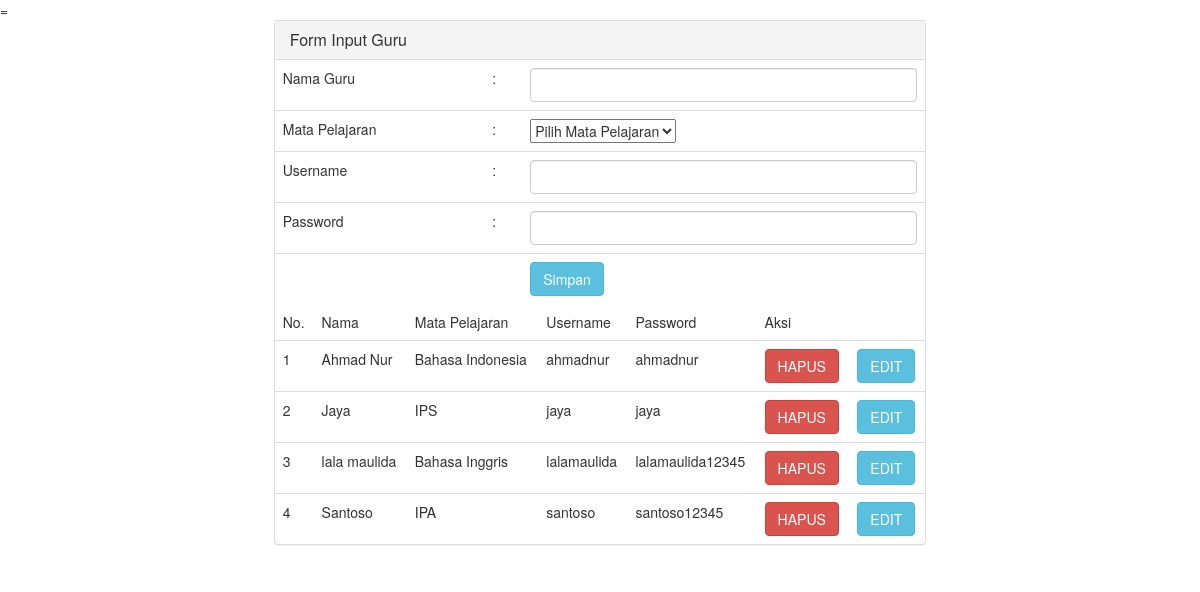
Screenshot of /admin/guru.php with the database file from the repository.
### tables this page shows
CREATE TABLE IF NOT EXISTS `guru` (
  `id` int(11) NOT NULL AUTO_INCREMENT,
  `nama` varchar(255) NOT NULL,
  `id_mapel` int(11) NOT NULL,
  `username` varchar(100) NOT NULL,
  `password` varchar(100) NOT NULL,
  PRIMARY KEY (`id`)
);

CREATE TABLE IF NOT EXISTS `mapel` (
  `id` int(11) NOT NULL AUTO_INCREMENT,
  `nama` varchar(50) NOT NULL,
  PRIMARY KEY (`id`)
);

### admin/guru.php (the view, shortened to what this page needs)
<?php
    include '../config/koneksi.php';
?>
<!doctype html>
<html>
<head>
    <link href="../css/bootstrap.min.css" rel="stylesheet">
    </head>
<body>
    <section>
        <div class="container">
            <div class="row">
                <form method="post">
                    <div class="col-md-7" style="float: none; margin: 0 auto;">
                        <div class="panel panel-default">
                            <div class="panel-heading">
                                <h3 class="panel-title">Form Input Guru</h3>
                            </div>
                            <table class="table">
                                <tr>
                                    <td>Nama Guru</td>
                                    <td>:</td>
                                    <td><input type="text" name="nama" class="form-control" required="required" value="<?php echo $edit['nama'] ?>"></td>
                                </tr>
                                <tr>
                                    <td>Mata Pelajaran</td>
                                    <td>:</td>
                                    <td>
                                        <select name="mapel" required="required">
                                            <option value="<?php echo $edit['id_mapel']; ?>"><?php echo $edit['mapel']; ?>Pilih Mata Pelajaran</option>
                                        </select>
                                    </td>
                                </tr>
                                <tr>
                                    <td>Username</td>
                                    <td>:</td>
                                    <td><input type="text" name="username" class="form-control" required="required" value="<?php echo $edit['username'] ?>"></td>
                                </tr>
                                <tr>
                                    <td>Password</td>
                                    <td>:</td>
                                    <td><input type="text" name="password" class="form-control" required="required" value="<?php echo $edit['password'] ?>"></td>
                                </tr>
                                <tr>
                                    <td></td>
                                    <td></td>
                                    <td>
                                        <?php if ($_GET['id']=="") { ?>
                                        <input type="submit" name="simpan" class="btn btn-info" value="Simpan">
                                        <?php }else{ ?>
                                        <input type="submit" name="ubah" class="btn btn-info" value="Ubah">
                                        <?php } ?>
                                    </td>
                                </tr>
                            </table>
                            <table class="table">
                                <tr>
                                    <td>No.</td>
                                    <td>Nama</td>
                                    <td>Mata Pelajaran</td>
                                    <td>Username</td>
                                    <td>Password</td>
                                    <td colspan="2">Aksi</td>
                                </tr>
                                <?php
                                    $no = 1;
                                    $sql_guru = mysqli_query($koneksi,"SELECT `guru`.*, `mapel`.`nama` as nama_mapel  FROM `guru` INNER JOIN `mapel` ON `guru`.`id_mapel` = `mapel`.`id` ORDER BY nama asc");
                                    while($d = mysqli_fetch_array($sql_guru)){
                                ?>
                                <tr>
                                    <td><?php echo $no ?></td>
                                    <td><?php echo $d['nama']; ?></td>
                                    <td><?php echo $d['nama_mapel']; ?></td>
                                    <td><?php echo $d['username']; ?></td>
                                    <td><?php echo $d['password']; ?></td>
                                    <td><a href="?menu=guru&hapus&id=<?php echo $d['id'];?>" onClick="return confirm('Hapus Data Ini???')" class="btn btn-danger">HAPUS</a></td>
                                    <td><a href="?menu=guru&edit&id=<?php echo $d['id'];?>" class="btn btn-info">EDIT</a></td>
                                </tr>
                                <?php $no++; } ?>
                            </table>
                        </div>
                    </div>
                </form>
            </div>
        </div>
    </section>
</body>
</html>

### rows the page displays
guru: nama "Ahmad Nur", id_mapel.nama "Bahasa Indonesia", username "ahmadnur", password "ahmadnur"
guru: nama "Jaya", id_mapel.nama "IPS", username "jaya", password "jaya"
guru: nama "lala maulida", id_mapel.nama "Bahasa Inggris", username "lalamaulida", password "lalamaulida12345"
guru: nama "Santoso", id_mapel.nama "IPA", username "santoso", password "santoso12345"
